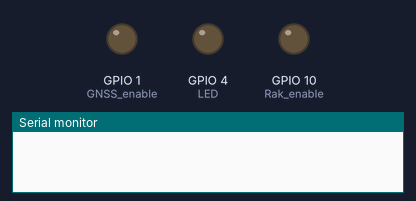
Recording of a sketch running on a simulated ESP32-C3. On the bench: output pins drawn as LEDs (lit = HIGH), the last lines printed to the serial monitor. The modem accepts every AT command (registered, SIM ready, sends succeed) and sends nothing else.

Above: at 0.0 s.
At 1.1 s:
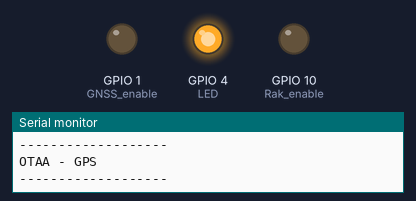
At 3.1 s:
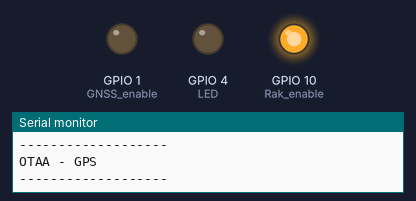
Timing chart, 0 to 4.6 s (numbered marks = the images above):
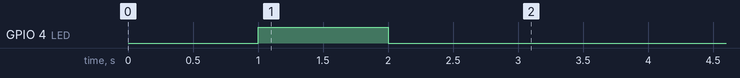

The sketch:

OTAA_GPS.ino
```cpp
/*
.d88888b  dP     dP  a88888b.  .d888888
88.    "' 88     88 d8'   `88 d8'    88
`Y88888b. 88     88 88        88aaaaa88a
      `8b 88     88 88        88     88
d8'   .8P Y8.   .8P Y8.   .88 88     88
 Y88888P  `Y88888P'  Y88888P' 88     88

   Author: fferrero, mtnguyen, lehuytrinh
   Code : RF210_RAK3172_bridge : Provide on ESP32 Serial port a direct access in write and read to Rak3172 module for AT Command mode

*/

#define NB_TRY_JOIN 5
#define TIMEOUT_JOIN 15000


String DEVEUI = "3CB7CC02DB418E4B";
String APPEUI = "0000000000000001";
String APPKEY = "D8C601ECDEB6B7E718E6314494ADAAD6";

int DC = 0;

int BAND = 9;

// ESP32 C3 SERIAL1 (second UART)
HardwareSerial mySerial1(1);

int rxPin = 20;
int txPin = 21;

void setup()
{
  Serial.begin(115200);
  delay(1000);


  Serial.println("-------------------");
  Serial.println("OTAA - GPS");
  Serial.println("-------------------");

  pinMode(txPin, OUTPUT);
  pinMode(rxPin, INPUT);
  pinMode(10, OUTPUT); //Rak enable
  pinMode(4, OUTPUT); // LED
  pinMode(1, OUTPUT); // GNSS enable
  digitalWrite(4, HIGH);   // turn the LED on (HIGH is the voltage level)
  delay(1000);                       // wait for a second
  digitalWrite(4, LOW);    // turn the LED off by making the voltage LOW
  delay(1000);

  digitalWrite(10, HIGH); // Switch on RAK3172 LDO
  delay(1000);
  mySerial1.begin(115200, SERIAL_8N1, rxPin, txPin);
  delay(1000);
  mySerial1.println("ATE=0");
  delay(1000);
  Serial.println("-------------------");
  Serial.println("SETUP - AT COMMANDS");
  Serial.println("-------------------");
  Serial.println("starting...");

  /*
    while (mySerial1.available()){
      Serial.write(mySerial1.read()); // read it and send it out Serial (USB)
    }
  */
  mySerial1.println("AT+NWM=1");
  /*
    while (!mySerial1.available()){
      delay(200);
    }
  */
  delay(1000);
  mySerial1.println("AT+NJM=1");
  delay(300);
  mySerial1.println("AT+CLASS=A"); // Set CLASS
  delay(300);
  mySerial1.print("AT+BAND=");// Set frequency band
  mySerial1.println(BAND);
  delay(300);
  mySerial1.print("AT+DEVEUI=");
  mySerial1.println(DEVEUI);
  delay(200);

  mySerial1.print("AT+APPEUI=");
  mySerial1.println(APPEUI);
  delay(200);

  mySerial1.print("AT+APPKEY=");
  mySerial1.println(APPKEY);
  delay(200);


  delay(10000);
  flush_serial_AT();

  Serial.println("done");

  Serial.println("-------------------");
  Serial.println("JOINING ATTEMP");
  Serial.println("-------------------");
  Serial.println("starting...");


  for(int i = 0; i< NB_TRY_JOIN; i++) {
    if(!join()) {
      Serial.println("failed - retry...");
    }
    else {
      Serial.println("joined");
      break;
    }
    delay(2000);
  }
  Serial.println("done");

  Serial.println("-------------------");
  Serial.println("ACTIVATING GPS");
  Serial.println("-------------------");
  Serial.println("starting...");

  mySerial1.println("ATC+GPSON=1"); // Activate GNSS
  delay(500);
  mySerial1.println("ATC+GPSON=1"); // Activate GNSS
  delay(500);
  flush_serial_AT();
  Serial.println("done");

  Serial.println("-------------------");
  Serial.println("END");
}

void loop()
{
  flush_serial_AT();
  delay(300);
  int16_t x = 1000 * measure_acc(1);
  flush_serial_AT();
  int16_t y = 1000 * measure_acc(2);
  flush_serial_AT();
  int16_t z = 1000 * measure_acc(3);

  delay(1000);
  flush_serial_AT();

  int16_t t = (int16_t) 10 * measure_temp(); // return temperature in tens of degree
  delay(500);

  int16_t b = measure_bat() / 10;
  delay(500);

  int32_t LatitudeBinary = 10000 * measure_gnss(1); //Latitude : 0.0001 ° Signed MSB
  delay(500);
  int32_t LongitudeBinary = 10000 * measure_gnss(2); //Longitude : 0.0001 ° Signed MSB
  delay(500);
  uint16_t s = 100 * measure_gnss(4); // nb of satellite in view with GNSS

  delay(1000);
  int i = 0;
  unsigned char mydata[64];

  //lattitude
  mydata[i++] = ( LatitudeBinary >> 16 ) & 0xFF;
  mydata[i++] = ( LatitudeBinary >> 8 ) & 0xFF;
  mydata[i++] = LatitudeBinary & 0xFF;

  //longitude
  mydata[i++] = ( LongitudeBinary >> 16 ) & 0xFF;
  mydata[i++] = ( LongitudeBinary >> 8 ) & 0xFF;
  mydata[i++] = LongitudeBinary & 0xFF;
  // 0 byte
  mydata[i++] = DC;
  //acceleration
  mydata[i++] = x >> 8;
  mydata[i++] = x & 0xFF;
  mydata[i++] = y >> 8;
  mydata[i++] = y & 0xFF;
  mydata[i++] = z >> 8;
  mydata[i++] = z & 0xFF;
  // 0 byte
  mydata[i++] = DC;
  //temperature
  mydata[i++] = t >> 8;
  mydata[i++] = t & 0xFF;

  //battery
  mydata[i++] = b >> 8;
  mydata[i++] = b & 0xFF;


  char str[i] = "";
  array_to_string(mydata, i, str);
    Serial.println("string value : ");
    Serial.println(str);

  if(s > 0 && LatitudeBinary > 0 && LongitudeBinary > 0) {
    //mySerial1.println("AT+SEND=3:68656c6c6f");
    mySerial1.print("AT+SEND=3:");
    mySerial1.println(str);

    mySerial1.readStringUntil('\n');

    while (mySerial1.available() == 0)
    {
      delay(100);
    }

    if (mySerial1.available())
    { // If anything comes in Serial1 (pins 4 & 5)
      while (mySerial1.available())
        Serial.write(mySerial1.read()); // read it and send it out Serial (USB)
    }

    Serial.print("AT set complete with downlink : ");
    Serial.println(str);

    delay(2000);
    flush_serial_AT();
  }
  else {
    Serial.println("No GPS DATA FOUND");
    delay(5000);
  }
}

bool join() {
  mySerial1.println("AT+JOIN");
  String join = "";
  int start = millis();

  while(millis()-start < TIMEOUT_JOIN) {
    if(mySerial1.available()) {
      join = mySerial1.readStringUntil('\n');
      join.trim();
      if (join.equals("+EVT:JOINED"))
        return 1;
    }
    delay(1000);
  }

  Serial.println("ended");

  if (join.equals("+EVT:JOINED"))
    return 1;
  return 0;
}


// Return Acceleration level in G
float measure_acc(int axis) {
  flush_serial_AT();
  if (axis == 1) {
    mySerial1.println("ATC+AX=?");
    Serial.print("x : ");
  }
  else if (axis == 2) {
    mySerial1.println("ATC+AY=?");
    Serial.print("y : ");
  }
  else if (axis == 3) {
    mySerial1.println("ATC+AZ=?");
    Serial.print("z : ");
  }
  String a;
  delay(500);
  if (mySerial1.available()) {
    a = mySerial1.readStringUntil('\n');
    Serial.println(a);
  }
  delay(200);
  //a = "30.5";
  return a.toFloat();
}

// Return bat level in mv
float measure_bat() {

  //Serial.flush();
  flush_serial_AT();// flush AT Serial reading buffer

  mySerial1.println("ATC+BAT=?"); // Request bat value
  String bat;
  while (mySerial1.available() == 0)
  {
    delay(100);
  }
  delay(100);

  if (mySerial1.available()) {
    bat = mySerial1.readStringUntil('\n');
    Serial.print("Bat:");
    Serial.println(bat);
  }
  //bat = "230";
  return bat.toFloat();
}


// Return temperature level in degree
float measure_temp() {

  //Serial.flush();
  flush_serial_AT();// flush AT Serial reading buffer

  mySerial1.println("ATC+TEMP=?"); // Request bat value
  String temperature;
  while (mySerial1.available() == 0)
  {
    delay(100);
  }


  if (mySerial1.available()) {
    temperature = mySerial1.readStringUntil('\n');
    Serial.print("Temperature:");
    Serial.println(temperature);
  }
  //temperature = "37.5";
  return temperature.toFloat();
}


// Return 1:lat 2:long 3:alt 4:sat from GNSS
float measure_gnss(int axis) {

  //Serial.flush();
  flush_serial_AT();// flush AT Serial reading buffer

  if (axis == 1) {
    mySerial1.println("ATC+GPSLAT=?"); // Request lat value
    Serial.print("Lat:");
  }
  else if (axis == 2) {
    mySerial1.println("ATC+GPSLON=?"); // Request lon value
    Serial.print("Long:");
  }
  else if (axis == 3) {
    mySerial1.println("ATC+GPSALT=?"); // Request alt value
    Serial.print("Altitude:");
  }
  else if (axis == 4) {
    mySerial1.println("ATC+GPSSAT=?"); // Request sat value
    Serial.print("Sat:");
  }
  else if (axis == 5) {
    mySerial1.println("ATC+GPSPWR=?"); // Request sat value
    Serial.print("On:");
  }

  String a;
  while (mySerial1.available() == 0)
  {
    delay(100);
  }


  if (mySerial1.available())
  { // If anything comes in Serial1 (pins 4 & 5)
    a = mySerial1.readStringUntil('\n');
    Serial.println(a);
    delay(100);
    mySerial1.readStringUntil('\n');
  }


  if (a.toFloat() > 5  && DC == 0 && axis == 4)
  {
    mySerial1.println("ATC+GPSDC=1"); // Activate GNSS
    DC = 1;
  }
  if (a.toFloat() < 5  && DC == 1 && axis == 4)
  {
    mySerial1.println("ATC+GPSDC=0"); // Activate GNSS
    DC = 0;
  }

  //a = "100.5";
  return a.toFloat();
}


void array_to_string(byte array[], unsigned int len, char buffer[])
{
  for (unsigned int i = 0; i < len; i++)
  {
    byte nib1 = (array[i] >> 4) & 0x0F;
    byte nib2 = (array[i] >> 0) & 0x0F;
    buffer[i * 2 + 0] = nib1  < 0xA ? '0' + nib1  : 'A' + nib1  - 0xA;
    buffer[i * 2 + 1] = nib2  < 0xA ? '0' + nib2  : 'A' + nib2  - 0xA;
  }
  buffer[len * 2] = '\0';
}

// Uart sent
void flush_serial_AT() {
  if (mySerial1.available())
  {
    while (mySerial1.available())
      mySerial1.read();
  }
  delay(100);
}
```
